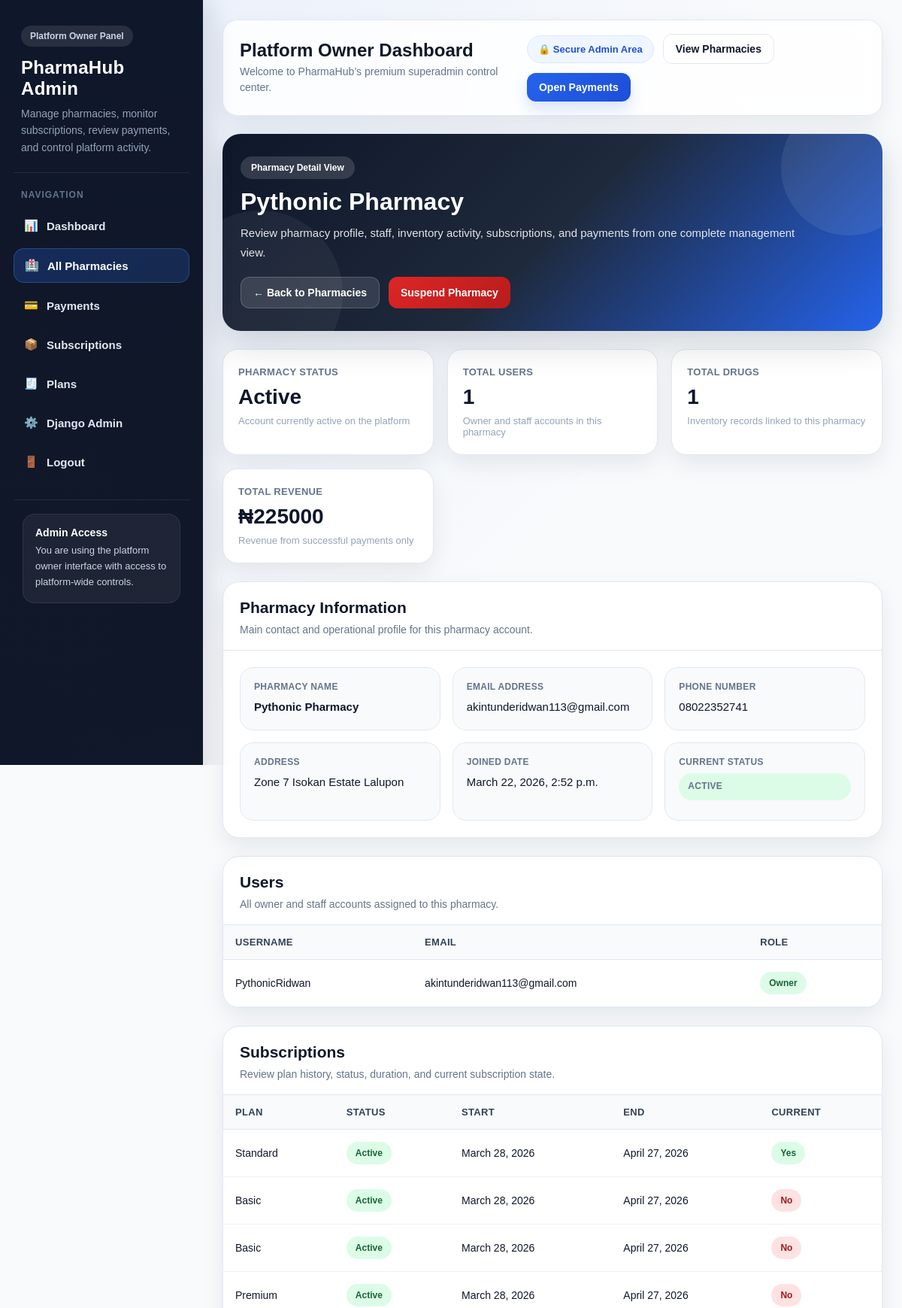
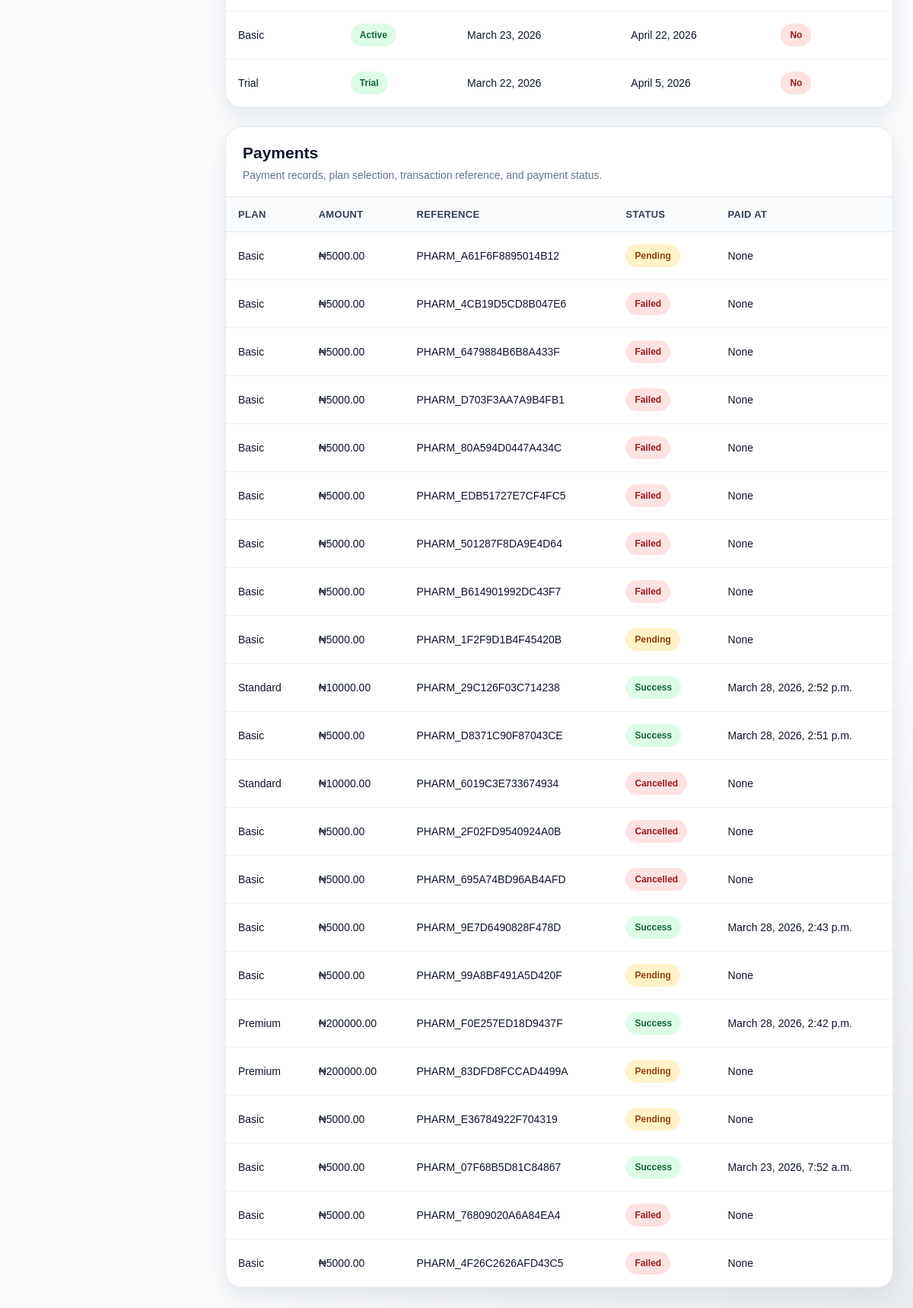
Screenshot of /superadmin/pharmacies/1/ (signed in) with the database file from the repository (2 pictures, top to bottom).
### pharmacies/models.py (models this page shows, shortened)
class Pharmacy(models.Model):
    name = models.CharField(max_length=255)
    email = models.EmailField(unique=True)
    phone = models.CharField(max_length=20, blank=True, null=True)
    address = models.TextField(blank=True, null=True)
    is_active = models.BooleanField(default=True)
    is_suspended_by_owner = models.BooleanField(default=False)
    suspension_reason = models.CharField(max_length=255, blank=True, null=True)
    created_at = models.DateTimeField(auto_now_add=True)
    class Meta:
        ordering = ['name']

### accounts/models.py (models this page shows, shortened)
class User(AbstractUser):
    ROLE_CHOICES = (
        ('owner', 'Owner'),
        ('admin', 'Admin'),
        ('pharmacist', 'Pharmacist'),
        ('cashier', 'Cashier'),
        ('staff', 'Staff'),
    )
    pharmacy = models.ForeignKey(
        Pharmacy,
        on_delete=models.CASCADE,
        related_name='users',
        null=True,
        blank=True
    )
    role = models.CharField(max_length=20, choices=ROLE_CHOICES, default='staff')

### subscriptions/models.py (models this page shows, shortened)
class Subscription(models.Model):
    STATUS_CHOICES = (
        ('trial', 'Trial'),
        ('active', 'Active'),
        ('expired', 'Expired'),
        ('pending', 'Pending'),
        ('cancelled', 'Cancelled'),
    )
    pharmacy = models.ForeignKey(
        Pharmacy,
        on_delete=models.CASCADE,
        related_name='subscriptions'
    )
    plan = models.ForeignKey(
        Plan,
        on_delete=models.SET_NULL,
        null=True,
        blank=True
    )
    status = models.CharField(max_length=20, choices=STATUS_CHOICES, default='pending')
    start_date = models.DateField()
    end_date = models.DateField()
    is_current = models.BooleanField(default=True)

class Plan(models.Model):
    BILLING_CHOICES = (
        ('monthly', 'Monthly'),
        ('yearly', 'Yearly'),
    )
    name = models.CharField(max_length=100)
    price = models.DecimalField(max_digits=12, decimal_places=2)
    billing_cycle = models.CharField(max_length=20, choices=BILLING_CHOICES, default='monthly')
    duration_days = models.PositiveIntegerField(default=30)
    max_staff = models.PositiveIntegerField(default=3)
    description = models.TextField(blank=True, null=True)
    is_active = models.BooleanField(default=True)

class Payment(models.Model):
    STATUS_CHOICES = (
        ('pending', 'Pending'),
        ('success', 'Success'),
        ('failed', 'Failed'),
        ('cancelled', 'Cancelled'),
    )
    pharmacy = models.ForeignKey(
        Pharmacy,
        on_delete=models.CASCADE,
        related_name='payments'
    )
    plan = models.ForeignKey(
        Plan,
        on_delete=models.SET_NULL,
        null=True,
        blank=True
    )
    amount = models.DecimalField(max_digits=12, decimal_places=2)
    reference = models.CharField(max_length=255, unique=True)
    email = models.EmailField()
    status = models.CharField(max_length=20, choices=STATUS_CHOICES, default='pending')
    payment_gateway = models.CharField(max_length=50, default='paystack')
    access_code = models.CharField(max_length=255, blank=True, null=True)
    gateway_response = models.CharField(max_length=255, blank=True, null=True)
    flutterwave_tx_id = models.CharField(max_length=255, blank=True, null=True)
    flutterwave_tx_ref = models.CharField(max_length=255, blank=True, null=True)
    currency = models.CharField(max_length=10, default='NGN')
    payment_link = models.URLField(blank=True, null=True)
    paid_at = models.DateTimeField(blank=True, null=True)
    created_at = models.DateTimeField(auto_now_add=True)

### superadmin_panel/views.py (the view)
# urls.py: path('pharmacies/<int:pk>/', views.pharmacy_detail, name='admin_pharmacy_detail'),
@superadmin_required
def pharmacy_detail(request, pk):
    pharmacy = get_object_or_404(Pharmacy, pk=pk)
    users = User.objects.filter(pharmacy=pharmacy)
    drugs = Drug.objects.filter(pharmacy=pharmacy)
    subscriptions = Subscription.objects.filter(pharmacy=pharmacy).select_related('plan').order_by('-id')
    payments = Payment.objects.filter(pharmacy=pharmacy).select_related('plan').order_by('-created_at')
    total_revenue = payments.filter(status='success').aggregate(
        total=Sum('amount')
    )['total'] or 0
    context = {
        'pharmacy': pharmacy,
        'users': users,
        'drugs': drugs,
        'subscriptions': subscriptions,
        'payments': payments,
        'total_revenue': total_revenue,
    }
    return render(request, 'superadmin_panel/pharmacy_detail.html', context)

### templates/superadmin_panel/pharmacy_detail.html (shortened to what this page needs)
{% extends 'superadmin_panel/superadmin_base.html' %}
{% block content %}
<div class="detail-hero">
    <div class="detail-hero-content">
        <span class="detail-badge">Pharmacy Detail View</span>
        <h2 class="detail-title">{{ pharmacy.name }}</h2>
        <p class="detail-subtitle">
            Review pharmacy profile, staff, inventory activity, subscriptions, and payments from one complete management view.
        </p>
        <div class="detail-actions">
            <a href="{% url 'admin_pharmacy_list' %}" class="detail-btn light">← Back to Pharmacies</a>
            {% if pharmacy.is_active %}
                <a href="{% url 'suspend_pharmacy' pharmacy.pk %}" class="detail-btn danger">Suspend Pharmacy</a>
            {% else %}
                <a href="{% url 'activate_pharmacy' pharmacy.pk %}" class="detail-btn success">Activate Pharmacy</a>
            {% endif %}
        </div>
    </div>
</div>
<div class="stats-grid">
    <div class="stat-card">
        <div class="stat-label">Pharmacy Status</div>
        <div class="stat-value">
            {% if pharmacy.is_suspended_by_owner %}
                Suspended
            {% elif pharmacy.is_active %}
                Active
            {% else %}
                Inactive
            {% endif %}
        </div>
        <div class="stat-note">
            {% if pharmacy.is_suspended_by_owner %}
                Suspended directly by platform owner
            {% elif pharmacy.is_active %}
                Account currently active on the platform
            {% else %}
                Account inactive or subscription expired
            {% endif %}
        </div>
    </div>
    <div class="stat-card">
        <div class="stat-label">Total Users</div>
        <div class="stat-value">{{ users.count }}</div>
        <div class="stat-note">Owner and staff accounts in this pharmacy</div>
    </div>
    <div class="stat-card">
        <div class="stat-label">Total Drugs</div>
        <div class="stat-value">{{ drugs.count }}</div>
        <div class="stat-note">Inventory records linked to this pharmacy</div>
    </div>
    <div class="stat-card">
        <div class="stat-label">Total Revenue</div>
        <div class="stat-value">₦{{ total_revenue }}</div>
        <div class="stat-note">Revenue from successful payments only</div>
    </div>
</div>
<div class="info-grid">
    <div class="info-card">
        <div class="card-header">
            <h3>Pharmacy Information</h3>
            <p>Main contact and operational profile for this pharmacy account.</p>
        </div>
        <div class="info-body">
            <div class="info-list">
                <div class="info-item">
                    <span>Pharmacy Name</span>
                    <strong>{{ pharmacy.name }}</strong>
                </div>
                <div class="info-item">
                    <span>Email Address</span>
                    <p>{{ pharmacy.email }}</p>
                </div>
                <div class="info-item">
                    <span>Phone Number</span>
                    <p>{{ pharmacy.phone }}</p>
                </div>
                <div class="info-item">
                    <span>Address</span>
                    <p>{{ pharmacy.address }}</p>
                </div>
                <div class="info-item">
                    <span>Joined Date</span>
                    <p>{{ pharmacy.created_at }}</p>
                </div>
                <div class="info-item">
                    <span>Current Status</span>
                    <p>
                        {% if pharmacy.is_suspended_by_owner %}
                            <span class="status-badge status-suspended">Suspended by Owner</span>
                        {% elif pharmacy.is_active %}
                            <span class="status-badge status-active">Active</span>
                        {% else %}
                            <span class="status-badge status-warning">Inactive / Expired</span>
                        {% endif %}
                    </p>
                </div>
            </div>
        </div>
    </div>
</div>
<div class="table-card section-space">
    <div class="card-header">
        <h3>Users</h3>
        <p>All owner and staff accounts assigned to this pharmacy.</p>
    </div>
    <div class="table-responsive">
        <table class="detail-table">
            <thead>
                <tr>
                    <th>Username</th>
                    <th>Email</th>
                    <th>Role</th>
                </tr>
            </thead>
            <tbody>
                {% for user in users %}
                <tr>
                    <td>{{ user.username }}</td>
                    <td>{{ user.email }}</td>
                    <td>
                        <span class="status-badge status-active">{{ user.role }}</span>
                    </td>
                </tr>
                {% empty %}
                <tr>
                    <td colspan="3" class="empty-state">No users found.</td>
                </tr>
                {% endfor %}
            </tbody>
        </table>
    </div>
</div>
<div class="table-card section-space">
    <div class="card-header">
        <h3>Subscriptions</h3>
        <p>Review plan history, status, duration, and current subscription state.</p>
    </div>
    <div class="table-responsive">
        <table class="detail-table">
            <thead>
                <tr>
                    <th>Plan</th>
                    <th>Status</th>
                    <th>Start</th>
                    <th>End</th>
                    <th>Current</th>
                </tr>
            </thead>
            <tbody>
                {% for subscription in subscriptions %}
                <tr>
                    <td>
                        {% if subscription.plan %}
                            {{ subscription.plan.name }}
                        {% else %}
                            Trial
                        {% endif %}
                    </td>
                    <td>
                        {% if pharmacy.is_suspended_by_owner or subscription.status == 'suspended' %}
                            <span class="status-badge status-suspended">Suspended by Owner</span>
                        {% elif subscription.status == 'active' %}
                            <span class="status-badge status-active">Active</span>
                        {% elif subscription.status == 'trial' %}
                            <span class="status-badge status-trial">Trial</span>
                        {% else %}
                            <span class="status-badge status-warning">Expired / Inactive</span>
                        {% endif %}
                    </td>
                    <td>{{ subscription.start_date }}</td>
                    <td>{{ subscription.end_date }}</td>
                    <td>
                        {% if subscription.is_current %}
                            <span class="status-badge status-current">Yes</span>
                        {% else %}
                            <span class="status-badge status-no">No</span>
                        {% endif %}
                    </td>
                </tr>
                {% empty %}
                <tr>
                    <td colspan="5" class="empty-state">No subscriptions found.</td>
                </tr>
                {% endfor %}
            </tbody>
        </table>
    </div>
</div>
<div class="table-card">
    <div class="card-header">
        <h3>Payments</h3>
        <p>Payment records, plan selection, transaction reference, and payment status.</p>
    </div>
    <div class="table-responsive">
        <table class="detail-table">
            <thead>
                <tr>
                    <th>Plan</th>
                    <th>Amount</th>
                    <th>Reference</th>
                    <th>Status</th>
                    <th>Paid At</th>
                </tr>
            </thead>
            <tbody>
                {% for payment in payments %}
                <tr>
                    <td>{% if payment.plan %}{{ payment.plan.name }}{% else %}-{% endif %}</td>
                    <td>₦{{ payment.amount }}</td>
                    <td>{{ payment.reference }}</td>
                    <td>
                        {% if payment.status == 'success' %}
                            <span class="status-badge status-success">Success</span>
                        {% elif payment.status == 'pending' %}
                            <span class="status-badge status-pending">Pending</span>
                        {% else %}
                            <span class="status-badge status-failed">{{ payment.status }}</span>
                        {% endif %}
                    </td>
                    <td>{{ payment.paid_at }}</td>
                </tr>
                {% empty %}
                <tr>
                    <td colspan="5" class="empty-state">No payments found.</td>
                </tr>
                {% endfor %}
            </tbody>
        </table>
    </div>
</div>
{% endblock %}

### rows the page displays
Pharmacy: name "Pythonic Pharmacy", email "akintunderidwan113@gmail.com", phone "08022352741", address "Zone 7 Isokan Estate Lalupon", created_at "March 22, 2026, 2:52 p.m."
User: username "PythonicRidwan", email "akintunderidwan113@gmail.com", role "Owner"
Subscription: plan.name "Standard", status "Active", start_date "March 28, 2026", end_date "April 27, 2026", is_current "Yes"
Subscription: plan.name "Basic", status "Active", start_date "March 28, 2026", end_date "April 27, 2026", is_current "No"
Subscription: plan.name "Basic", status "Active", start_date "March 28, 2026", end_date "April 27, 2026", is_current "No"
Subscription: plan.name "Premium", status "Active", start_date "March 28, 2026", end_date "April 27, 2026", is_current "No"
Subscription: plan.name "Basic", status "Active", start_date "March 23, 2026", end_date "April 22, 2026", is_current "No"
Subscription: shows "Trial", status "Trial", start_date "March 22, 2026", end_date "April 5, 2026", is_current "No"
Payment: plan.name "Basic", amount "5000.00", reference "PHARM_A61F6F8895014B12", status "Pending", paid_at "None"
Payment: plan.name "Basic", amount "5000.00", reference "PHARM_4CB19D5CD8B047E6", status "Failed", paid_at "None"
Payment: plan.name "Basic", amount "5000.00", reference "PHARM_6479884B6B8A433F", status "Failed", paid_at "None"
Payment: plan.name "Basic", amount "5000.00", reference "PHARM_D703F3AA7A9B4FB1", status "Failed", paid_at "None"
Payment: plan.name "Basic", amount "5000.00", reference "PHARM_80A594D0447A434C", status "Failed", paid_at "None"
Payment: plan.name "Basic", amount "5000.00", reference "PHARM_EDB51727E7CF4FC5", status "Failed", paid_at "None"
Payment: plan.name "Basic", amount "5000.00", reference "PHARM_501287F8DA9E4D64", status "Failed", paid_at "None"
Payment: plan.name "Basic", amount "5000.00", reference "PHARM_B614901992DC43F7", status "Failed", paid_at "None"
Payment: plan.name "Basic", amount "5000.00", reference "PHARM_1F2F9D1B4F45420B", status "Pending", paid_at "None"
Payment: plan.name "Standard", amount "10000.00", reference "PHARM_29C126F03C714238", status "Success", paid_at "March 28, 2026, 2:52 p.m."
Payment: plan.name "Basic", amount "5000.00", reference "PHARM_D8371C90F87043CE", status "Success", paid_at "March 28, 2026, 2:51 p.m."
Payment: plan.name "Standard", amount "10000.00", reference "PHARM_6019C3E733674934", status "Cancelled", paid_at "None"
Payment: plan.name "Basic", amount "5000.00", reference "PHARM_2F02FD9540924A0B", status "Cancelled", paid_at "None"
Payment: plan.name "Basic", amount "5000.00", reference "PHARM_695A74BD96AB4AFD", status "Cancelled", paid_at "None"
Payment: plan.name "Basic", amount "5000.00", reference "PHARM_9E7D6490828F478D", status "Success", paid_at "March 28, 2026, 2:43 p.m."
Payment: plan.name "Basic", amount "5000.00", reference "PHARM_99A8BF491A5D420F", status "Pending", paid_at "None"
Payment: plan.name "Premium", amount "200000.00", reference "PHARM_F0E257ED18D9437F", status "Success", paid_at "March 28, 2026, 2:42 p.m."
Payment: plan.name "Premium", amount "200000.00", reference "PHARM_83DFD8FCCAD4499A", status "Pending", paid_at "None"
Payment: plan.name "Basic", amount "5000.00", reference "PHARM_E36784922F704319", status "Pending", paid_at "None"
Payment: plan.name "Basic", amount "5000.00", reference "PHARM_07F68B5D81C84867", status "Success", paid_at "March 23, 2026, 7:52 a.m."
Payment: plan.name "Basic", amount "5000.00", reference "PHARM_76809020A6A84EA4", status "Failed", paid_at "None"
Payment: plan.name "Basic", amount "5000.00", reference "PHARM_4F26C2626AFD43C5", status "Failed", paid_at "None"

### other values shown
{{ users.count }} "1"
{{ drugs.count }} "1"
{{ total_revenue }} "225000"
